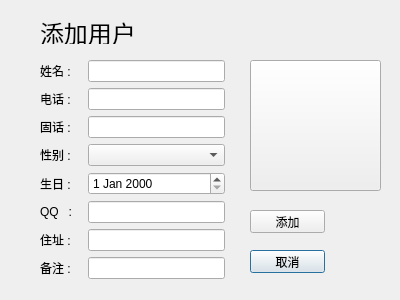
<?xml version="1.0" encoding="UTF-8"?>
<ui version="4.0">
 <class>newAddressDialog</class>
 <widget class="QDialog" name="newAddressDialog">
  <property name="geometry">
   <rect>
    <x>0</x>
    <y>0</y>
    <width>400</width>
    <height>300</height>
   </rect>
  </property>
  <property name="windowTitle">
   <string>Dialog</string>
  </property>
  <widget class="QPushButton" name="pushButton_2">
   <property name="geometry">
    <rect>
     <x>250</x>
     <y>250</y>
     <width>75</width>
     <height>23</height>
    </rect>
   </property>
   <property name="text">
    <string>取消</string>
   </property>
  </widget>
  <widget class="QPushButton" name="pushButton">
   <property name="geometry">
    <rect>
     <x>250</x>
     <y>210</y>
     <width>75</width>
     <height>23</height>
    </rect>
   </property>
   <property name="text">
    <string>添加</string>
   </property>
  </widget>
  <widget class="QLabel" name="label">
   <property name="geometry">
    <rect>
     <x>40</x>
     <y>20</y>
     <width>96</width>
     <height>24</height>
    </rect>
   </property>
   <property name="font">
    <font>
     <pointsize>18</pointsize>
    </font>
   </property>
   <property name="text">
    <string>添加用户</string>
   </property>
  </widget>
  <widget class="QWidget" name="layoutWidget">
   <property name="geometry">
    <rect>
     <x>40</x>
     <y>60</y>
     <width>185</width>
     <height>220</height>
    </rect>
   </property>
   <layout class="QVBoxLayout" name="verticalLayout">
    <item>
     <layout class="QHBoxLayout" name="horizontalLayout">
      <item>
       <widget class="QLabel" name="label_2">
        <property name="minimumSize">
         <size>
          <width>42</width>
          <height>0</height>
         </size>
        </property>
        <property name="maximumSize">
         <size>
          <width>42</width>
          <height>16777215</height>
         </size>
        </property>
        <property name="text">
         <string>姓名 : </string>
        </property>
       </widget>
      </item>
      <item>
       <widget class="QLineEdit" name="lineEdit"/>
      </item>
     </layout>
    </item>
    <item>
     <layout class="QHBoxLayout" name="horizontalLayout_2">
      <item>
       <widget class="QLabel" name="label_3">
        <property name="minimumSize">
         <size>
          <width>42</width>
          <height>0</height>
         </size>
        </property>
        <property name="maximumSize">
         <size>
          <width>42</width>
          <height>16777215</height>
         </size>
        </property>
        <property name="text">
         <string>电话 : </string>
        </property>
       </widget>
      </item>
      <item>
       <widget class="QLineEdit" name="lineEdit_2"/>
      </item>
     </layout>
    </item>
    <item>
     <layout class="QHBoxLayout" name="horizontalLayout_3">
      <item>
       <widget class="QLabel" name="label_4">
        <property name="minimumSize">
         <size>
          <width>42</width>
          <height>0</height>
         </size>
        </property>
        <property name="maximumSize">
         <size>
          <width>42</width>
          <height>16777215</height>
         </size>
        </property>
        <property name="text">
         <string>固话 : </string>
        </property>
       </widget>
      </item>
      <item>
       <widget class="QLineEdit" name="lineEdit_3"/>
      </item>
     </layout>
    </item>
    <item>
     <layout class="QHBoxLayout" name="horizontalLayout_4">
      <item>
       <widget class="QLabel" name="label_5">
        <property name="minimumSize">
         <size>
          <width>42</width>
          <height>0</height>
         </size>
        </property>
        <property name="maximumSize">
         <size>
          <width>42</width>
          <height>16777215</height>
         </size>
        </property>
        <property name="text">
         <string>性别 : </string>
        </property>
       </widget>
      </item>
      <item>
       <widget class="QComboBox" name="comboBox">
        <item>
         <property name="text">
          <string/>
         </property>
        </item>
        <item>
         <property name="text">
          <string>男</string>
         </property>
        </item>
        <item>
         <property name="text">
          <string>女</string>
         </property>
        </item>
       </widget>
      </item>
     </layout>
    </item>
    <item>
     <layout class="QHBoxLayout" name="horizontalLayout_5">
      <item>
       <widget class="QLabel" name="label_6">
        <property name="minimumSize">
         <size>
          <width>42</width>
          <height>0</height>
         </size>
        </property>
        <property name="maximumSize">
         <size>
          <width>42</width>
          <height>16777215</height>
         </size>
        </property>
        <property name="text">
         <string>生日 : </string>
        </property>
       </widget>
      </item>
      <item>
       <widget class="QDateEdit" name="dateEdit"/>
      </item>
     </layout>
    </item>
    <item>
     <layout class="QHBoxLayout" name="horizontalLayout_6">
      <item>
       <widget class="QLabel" name="label_7">
        <property name="minimumSize">
         <size>
          <width>42</width>
          <height>0</height>
         </size>
        </property>
        <property name="maximumSize">
         <size>
          <width>42</width>
          <height>16777215</height>
         </size>
        </property>
        <property name="text">
         <string>QQ   : </string>
        </property>
       </widget>
      </item>
      <item>
       <widget class="QLineEdit" name="lineEdit_4"/>
      </item>
     </layout>
    </item>
    <item>
     <layout class="QHBoxLayout" name="horizontalLayout_7">
      <item>
       <widget class="QLabel" name="label_8">
        <property name="minimumSize">
         <size>
          <width>42</width>
          <height>0</height>
         </size>
        </property>
        <property name="maximumSize">
         <size>
          <width>42</width>
          <height>16777215</height>
         </size>
        </property>
        <property name="text">
         <string>住址 : </string>
        </property>
       </widget>
      </item>
      <item>
       <widget class="QLineEdit" name="lineEdit_5"/>
      </item>
     </layout>
    </item>
    <item>
     <layout class="QHBoxLayout" name="horizontalLayout_8">
      <item>
       <widget class="QLabel" name="label_9">
        <property name="minimumSize">
         <size>
          <width>42</width>
          <height>0</height>
         </size>
        </property>
        <property name="maximumSize">
         <size>
          <width>42</width>
          <height>16777215</height>
         </size>
        </property>
        <property name="text">
         <string>备注 : </string>
        </property>
       </widget>
      </item>
      <item>
       <widget class="QLineEdit" name="lineEdit_6"/>
      </item>
     </layout>
    </item>
   </layout>
  </widget>
  <widget class="QPushButton" name="pushButton_3">
   <property name="geometry">
    <rect>
     <x>250</x>
     <y>60</y>
     <width>131</width>
     <height>131</height>
    </rect>
   </property>
   <property name="text">
    <string/>
   </property>
  </widget>
 </widget>
 <resources/>
 <connections/>
</ui>
